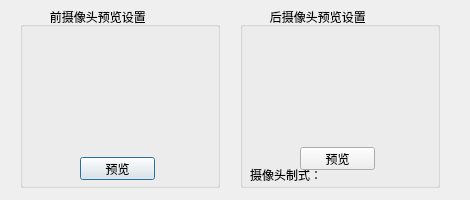
<?xml version="1.0" encoding="UTF-8"?>
<ui version="4.0">
 <class>Preview</class>
 <widget class="QDialog" name="Preview">
  <property name="geometry">
   <rect>
    <x>0</x>
    <y>0</y>
    <width>470</width>
    <height>200</height>
   </rect>
  </property>
  <property name="windowTitle">
   <string>Dialog</string>
  </property>
  <widget class="QGroupBox" name="groupBox">
   <property name="geometry">
    <rect>
     <x>20</x>
     <y>7</y>
     <width>200</width>
     <height>181</height>
    </rect>
   </property>
   <property name="styleSheet">
    <string notr="true">font: 75 10pt &quot;微软雅黑&quot;;</string>
   </property>
   <property name="title">
    <string>         前摄像头预览设置</string>
   </property>
   <widget class="QLabel" name="pictureLabel1">
    <property name="geometry">
     <rect>
      <x>20</x>
      <y>40</y>
      <width>161</width>
      <height>91</height>
     </rect>
    </property>
    <property name="text">
     <string/>
    </property>
   </widget>
   <widget class="QPushButton" name="front_set_Button">
    <property name="geometry">
     <rect>
      <x>60</x>
      <y>150</y>
      <width>75</width>
      <height>23</height>
     </rect>
    </property>
    <property name="text">
     <string>预览</string>
    </property>
   </widget>
  </widget>
  <widget class="QGroupBox" name="groupBox_2">
   <property name="geometry">
    <rect>
     <x>240</x>
     <y>7</y>
     <width>200</width>
     <height>181</height>
    </rect>
   </property>
   <property name="styleSheet">
    <string notr="true">font: 75 10pt &quot;微软雅黑&quot;;</string>
   </property>
   <property name="title">
    <string>         后摄像头预览设置</string>
   </property>
   <widget class="QLabel" name="pictureLabel2">
    <property name="geometry">
     <rect>
      <x>20</x>
      <y>40</y>
      <width>161</width>
      <height>91</height>
     </rect>
    </property>
    <property name="text">
     <string/>
    </property>
   </widget>
   <widget class="QLabel" name="label">
    <property name="geometry">
     <rect>
      <x>10</x>
      <y>160</y>
      <width>91</width>
      <height>16</height>
     </rect>
    </property>
    <property name="text">
     <string>摄像头制式：</string>
    </property>
   </widget>
   <widget class="QPushButton" name="rear_set_Button">
    <property name="geometry">
     <rect>
      <x>60</x>
      <y>140</y>
      <width>75</width>
      <height>23</height>
     </rect>
    </property>
    <property name="text">
     <string>预览</string>
    </property>
   </widget>
  </widget>
 </widget>
 <resources/>
 <connections/>
</ui>
